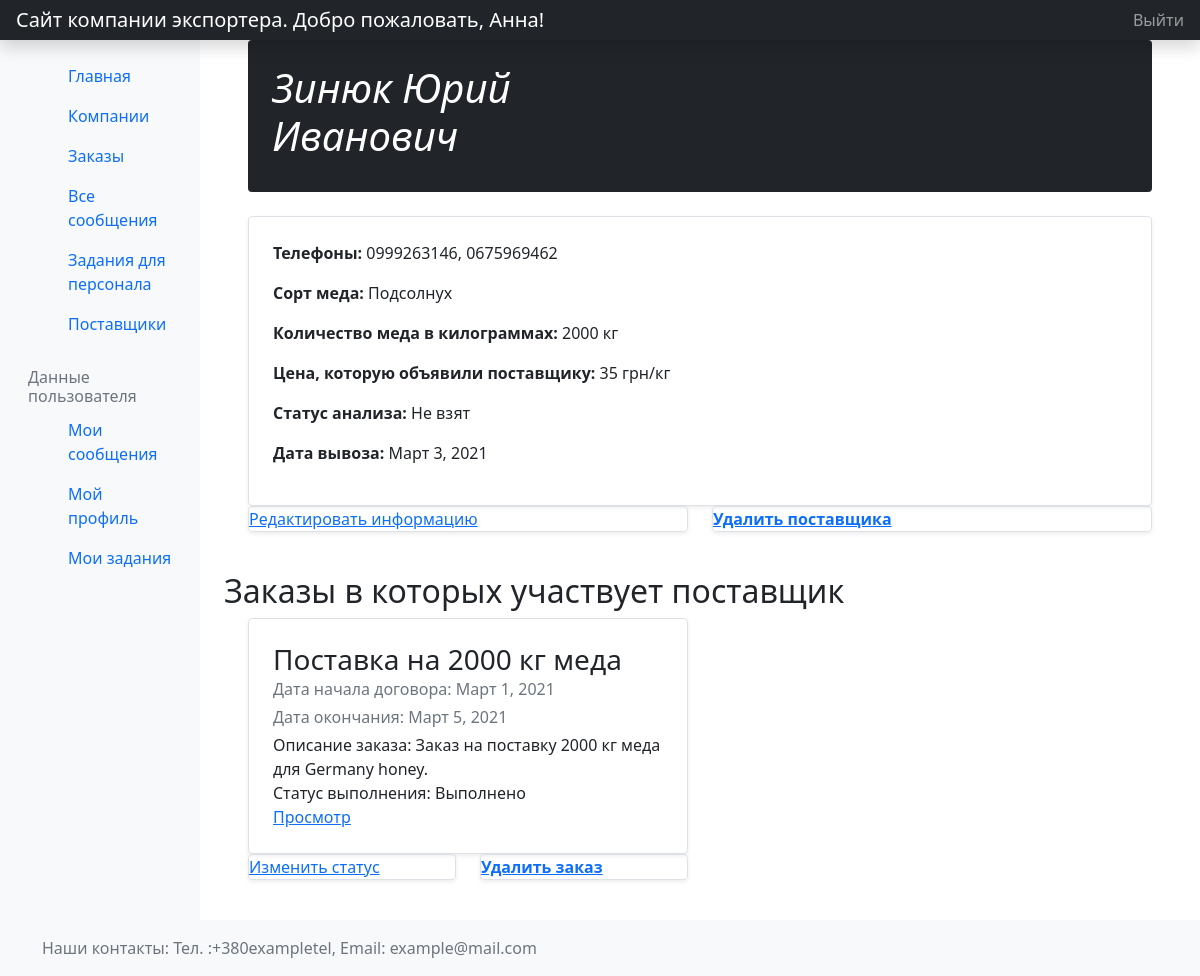
The page /orders/supplier/1 (signed in) on the database its author committed.
### orders/models.py (models this page shows, shortened)
class Suppliers(models.Model):
    first_name = models.CharField('Имя поставщика', max_length=50, help_text='Имя')
    last_name = models.CharField('Фамилия поставщика', max_length=50, help_text='Фамилия')
    patronymic = models.CharField('Отчество', max_length=50, help_text='Отчество')
    sort = models.CharField('Название сорта меда', max_length=200, null=True, blank=True, help_text='Сорт')
    amount = models.IntegerField('Количество меда', help_text='В килограммах')
    price = models.IntegerField('Цена за килограмм', help_text='В гривнах')
    STATUS_OF_ANALYSIS = (
        ('n', 'Не взят'),
        ('y', 'Взяли'),
        ('c', 'Проверяется в лаборатории'),
        ('r', 'Готов, но результаты еще не пришли'),
        ('w', 'С антибиотиком'),
        ('b', 'Без антибиотика'),
    )  # n = no, y = yes, c = check, r = ready, w = with, b = without(потому что w уже занята)
    status_of_analysis = models.CharField('Статус Анализа', max_length=1, choices=STATUS_OF_ANALYSIS, blank=True,
                                          default='n',
                                          help_text='Выбирете статус анализа')
    date_of_export = models.DateField(null=True, blank=True, help_text='Дата вывоза меда')
    def __str__(self):
        return f'{self.first_name} {self.last_name}. Количество меда - {self.amount}кг'
    class Meta:
        verbose_name = 'Поставщик'
        verbose_name_plural = 'Поставщики'
        permissions = (("can_view_list_of_suppliers", "Can view list of suppliers"),)
    def display_phonenumbers(self):
        """
        :return: все номера телефонов
        """
        return ', '.join([number.number for number in self.phonenumber.all()[:3]])
    display_phonenumbers.short_description = 'Номера телефонов'

class PhonenumbersSupp(models.Model):
    number = models.CharField('Номер телефона', max_length=30, help_text='Номер телефона')
    supplier = models.ForeignKey('Suppliers', on_delete=models.CASCADE, null=True,
                                 help_text='Номер телефона Поставщика', verbose_name='Номер телефона')
    def __str__(self):
        return self.number
    class Meta:
        verbose_name = 'Номер телефона поставщика'
        verbose_name_plural = 'Номера телефона поставщиков'

class Orders(models.Model):
    name = models.CharField('Название заказа', max_length=200, help_text='Например: Заказ на 2000кг')
    date_of_start = models.DateField('Дата начала выполнения заказа', null=True, blank=True)
    date_of_end = models.DateField('Дата окончания выполнения заказа', null=True, blank=True)
    short_description = models.TextField('Краткое описание', max_length=3000,
                                         help_text='Например: Компания оформила заказ, уже оплатила(не оплатила) и т.д.')
    amount = models.IntegerField('Количество меда', help_text='В килограммах')
    sort = models.CharField('Название сорта меда', max_length=200, null=True, blank=True, help_text='Сорт')
    price = models.IntegerField('Цена за килограмм', help_text='В гривнах')
    company = models.ForeignKey('Companies', on_delete=models.CASCADE, null=True,
                                help_text='Компания, для которой выполняется заказ', verbose_name='Выберите компанию')
    suppliers = models.ManyToManyField(Suppliers, blank=True,
                                       help_text='Выберите поставщиков', verbose_name='Поставщики')
    DONE = (
        ('d', 'Выполнено'),
        ('n', 'Не выполнено'),
    )
    done = models.CharField('Выполнение', max_length=1, choices=DONE, blank=True, default='n',
                            help_text='Задание выполнено или нет')
    class Meta:
        verbose_name = 'Заказ'
        verbose_name_plural = 'Заказы'
        permissions = (("can_view_list_of_orders", "Can view list of orders"),)
    def get_absolute_url(self):
        return reverse('orders-detail', args=[str(self.id)])

### orders/views.py (the view)
# urls.py: url(r'^supplier/(?P<pk>\d+)$', views.SuppliersDetailView.as_view(), name='suppliers-detail'),
class SuppliersDetailView(LoginRequiredMixin, PermissionRequiredMixin, generic.DetailView):
    model = Suppliers
    permission_required = 'orders.can_view_list_of_suppliers'

### orders/templates/orders/suppliers_detail.html (shortened to what this page needs)
{% extends "base_generic.html" %}
{% block content %}
<div class="container">
    <div class="p-4 p-md-10 mb-4 text-white rounded bg-dark">
        <div class="col-md-6 px-0">
            <h1 class="display-10 fst-italic">{{ suppliers.last_name }} {{ suppliers.first_name }} {{ suppliers.patronymic }}</h1>
        </div>
    </div>
</div>
<div class="container">
    <div class="row mb-2">
        <div class="col-md-12">
            <div class="row g-0 border rounded overflow-hidden flex-md-row mb-10 shadow-sm h-md-250 position-relative">
                <div class="col p-4 d-flex flex-column position-static">
                    <p><strong>Телефоны:</strong>{% for number in suppliers.phonenumberssupp_set.all %} {{ number }}{% if not forloop.last %}, {% endif %}{% endfor %}</p>
                    <p><strong>Сорт меда:</strong> {{ suppliers.sort }}</p>
                    <p><strong>Количество меда в килограммах:</strong> {{ suppliers.amount }} кг</p>
                    <p><strong>Цена, которую объявили поставщику:</strong> {{ suppliers.price }} грн/кг</p>
                    <p><strong>Статус анализа:</strong> {{ suppliers.get_status_of_analysis_display }}</p>
                    <p><strong>Дата вывоза:</strong> {{ suppliers.date_of_export }}</p>
                </div>
            </div>
            <div class="row mb-2">
                <div class="col-md-6">
                    <div class="row g-0 border rounded overflow-hidden flex-md-row mb-4 shadow-sm h-md-250 position-relative">
                        <a href="{% url 'supplier_update' suppliers.pk %}">Редактировать информацию</a>
                    </div>
                </div>
                <div class="col-md-6">
                    <div class="row g-0 border rounded overflow-hidden flex-md-row mb-4 shadow-sm h-md-250 position-relative">
                        <a href="{% url 'supplier_delete' suppliers.pk %}"><strong>Удалить поставщика</strong></a>
                    </div>
                </div>
            </div>
        </div>
    </div>
</div>
<h2>Заказы в которых участвует поставщик</h2>
<div class="container">
    <div class="row mb-2">
        {% for order in suppliers.orders_set.all %}
        <div class="col-md-6">
            <div class="row g-0 border rounded overflow-hidden flex-md-row mb-0 shadow-sm h-md-250 position-relative">
                <div class="col p-4 d-flex flex-column position-static">
                    <h3 class="mb-0">{{ order.name }}</h3>
                    <div class="mb-1 text-muted">Дата начала договора: {{ order.date_of_start }}</div>
                    <div class="mb-1 text-muted">Дата окончания: {{ order.date_of_end }}</div>
                    <p class="card-text mb-auto">Описание заказа: {{ order.short_description }}</p>
                    <p class="card-text mb-auto">Статус выполнения: {{ order.get_done_display }}</p>
                    <a href="{{ order.get_absolute_url }}" class="stretched-link">Просмотр</a>
                </div>
            </div>
            <div class="row mb-2">
                <div class="col-md-6">
                    <div class="row g-0 border rounded overflow-hidden flex-md-row mb-4 shadow-sm h-md-250 position-relative">
                        <a href="{% url 'order_done' order.pk %}">Изменить статус</a>
                    </div>
                </div>
                <div class="col-md-6">
                    <div class="row g-0 border rounded overflow-hidden flex-md-row mb-4 shadow-sm h-md-250 position-relative">
                        <a href="{% url 'order_delete' order.pk %}"><strong>Удалить заказ</strong></a>
                    </div>
                </div>
            </div>
        </div>
        {%endfor%}
    </div>
</div>
{% endblock %}

### orders/templates/navbar.html (shortened to what this page needs)
<header class="navbar navbar-dark sticky-top bg-dark flex-md-nowrap p-0 shadow">
  <a class="navbar-brand col-md-3 col-lg-2 me-0 px-3" href="{% url 'home' %}">Сайт компании экспортера.{% if user.is_authenticated %} Добро пожаловать, {{ user.first_name }}! {%endif%}</a>
  <ul class="navbar-nav px-3">
    <li class="nav-item text-nowrap">
      {% if user.is_authenticated %}
      <a class="nav-link" href="{% url 'logout'%}?next={{request.path}}">Выйти</a>
      {% else %}
      <a class="nav-link" href="{% url 'login'%}?next={{request.path}}">Войти</a>
      {% endif %}
    </li>
  </ul>
</header>

### rows shown on the page
Suppliers: last_name "Зинюк", first_name "Юрий", patronymic "Иванович", sort "Подсолнух", amount "2000", price "35", status_of_analysis "Не взят", date_of_export "Март 3, 2021"
PhonenumbersSupp: number "0999263146"
PhonenumbersSupp: number "0675969462"
Orders: name "Поставка на 2000 кг меда", date_of_start "Март 1, 2021", date_of_end "Март 5, 2021", short_description "Заказ на поставку 2000 кг меда для Germany honey.", done "Выполнено"

### other values the page prints
{{ user.first_name }} "Анна"
